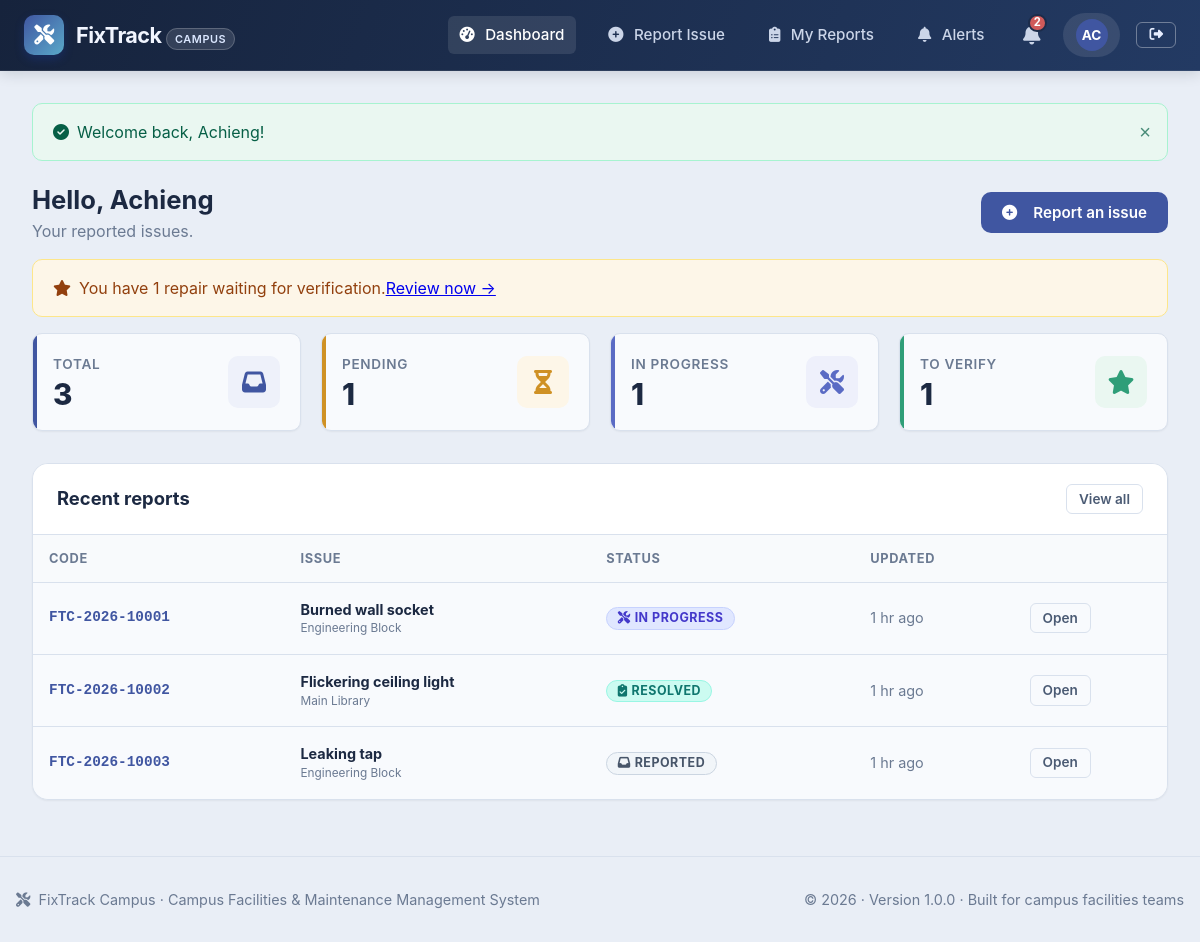
The app's page /student/dashboard.php (signed in) with its own data.
### tables this page shows
CREATE TABLE reports (
    id INT AUTO_INCREMENT PRIMARY KEY,
    tracking_code VARCHAR(30) NOT NULL UNIQUE,
    student_id INT NULL,                        
    guest_name VARCHAR(100) NULL,
    guest_email VARCHAR(150) NULL,
    guest_token VARCHAR(64) NULL UNIQUE,        
    is_guest TINYINT(1) NOT NULL DEFAULT 0,
    category_id INT NOT NULL,
    facility_id INT NOT NULL,
    room_number VARCHAR(100) NOT NULL,
    title VARCHAR(200) NOT NULL,
    description TEXT NOT NULL,
    priority ENUM('low', 'medium', 'high', 'critical') NOT NULL DEFAULT 'medium',
    status ENUM('REPORTED', 'UNDER REVIEW', 'APPROVED', 'ASSIGNED', 'IN PROGRESS',
                'RESOLVED', 'VERIFIED', 'CLOSED', 'REJECTED') NOT NULL DEFAULT 'REPORTED',
    deadline DATETIME NULL,
    rejection_reason TEXT NULL,
    resolved_at DATETIME NULL,
    verified_at DATETIME NULL,
    closed_at DATETIME NULL,
    created_at DATETIME NOT NULL DEFAULT CURRENT_TIMESTAMP,
    updated_at DATETIME NOT NULL DEFAULT CURRENT_TIMESTAMP ON UPDATE CURRENT_TIMESTAMP,
    CONSTRAINT fk_report_student FOREIGN KEY (student_id) REFERENCES users(id) ON DELETE CASCADE,
    CONSTRAINT fk_report_category FOREIGN KEY (category_id) REFERENCES categories(id) ON DELETE RESTRICT,
    CONSTRAINT fk_report_facility FOREIGN KEY (facility_id) REFERENCES facilities(id) ON DELETE RESTRICT,
    INDEX idx_report_tracking (tracking_code),
    INDEX idx_report_status (status),
    INDEX idx_report_priority (priority)
);

CREATE TABLE facilities (
    id INT AUTO_INCREMENT PRIMARY KEY,
    name VARCHAR(150) NOT NULL,
    building_code VARCHAR(30) NOT NULL UNIQUE,
    campus_zone VARCHAR(100) NOT NULL,
    description TEXT NULL,
    total_floors INT DEFAULT 1,
    is_active TINYINT(1) NOT NULL DEFAULT 1,
    created_at DATETIME NOT NULL DEFAULT CURRENT_TIMESTAMP
);

### student/dashboard.php (the view, shortened to what this page needs)
<?php
require_once __DIR__ . '/../includes/functions.php';
$pdo = get_db();
$uid = (int)$_SESSION['user_id'];
function count_for_student(PDO $pdo, int $uid, string $where): int {
    $stmt = $pdo->prepare("SELECT COUNT(*) FROM reports WHERE student_id = ? AND $where");
    $stmt->execute([$uid]);
    return (int)$stmt->fetchColumn();
}
$total      = count_for_student($pdo, $uid, '1=1');
$pending    = count_for_student($pdo, $uid, "status IN ('REPORTED','UNDER REVIEW','APPROVED')");
$active     = count_for_student($pdo, $uid, "status IN ('ASSIGNED','IN PROGRESS')");
$awaiting   = count_for_student($pdo, $uid, "status = 'RESOLVED'");
$stmt = $pdo->prepare("SELECT r.*, c.name AS category_name, f.name AS facility_name
    FROM reports r JOIN categories c ON c.id = r.category_id
    JOIN facilities f ON f.id = r.facility_id
    WHERE r.student_id = ? ORDER BY r.updated_at DESC LIMIT 5");
$stmt->execute([$uid]);
$reports = $stmt->fetchAll();
include __DIR__ . '/../includes/header.php';
?>
<div class="d-flex justify-between align-center mb-4" style="flex-wrap:wrap;gap:1rem">
    <div><h1 style="font-size:1.6rem">Hello, <?= e(explode(' ', $_SESSION['user_name'])[0]) ?></h1><p class="text-muted">Your reported issues.</p></div>
    <a href="<?= e(url('student/report-new.php')) ?>" class="btn btn-primary"><i class="fas fa-circle-plus mr-2"></i>Report an issue</a>
</div>
<?php if ($awaiting): ?><div class="alert alert-warning mb-4"><i class="fas fa-star mr-2"></i>You have <?= (int)$awaiting ?> repair waiting for verification. <a href="<?= e(url('student/reports.php?status=RESOLVED')) ?>">Review now &rarr;</a></div><?php endif; ?>
<div class="stats-grid">
    <div class="stat-card blue"><div class="stat-info"><div class="stat-label">Total</div><div class="stat-value"><?= (int)$total ?></div></div><div class="stat-icon"><i class="fas fa-inbox"></i></div></div>
    <div class="stat-card orange"><div class="stat-info"><div class="stat-label">Pending</div><div class="stat-value"><?= (int)$pending ?></div></div><div class="stat-icon"><i class="fas fa-hourglass-half"></i></div></div>
    <div class="stat-card indigo"><div class="stat-info"><div class="stat-label">In progress</div><div class="stat-value"><?= (int)$active ?></div></div><div class="stat-icon"><i class="fas fa-screwdriver-wrench"></i></div></div>
    <div class="stat-card green"><div class="stat-info"><div class="stat-label">To verify</div><div class="stat-value"><?= (int)$awaiting ?></div></div><div class="stat-icon"><i class="fas fa-star"></i></div></div>
</div>
<div class="card">
    <div class="card-header d-flex justify-between align-center"><h2 class="card-title">Recent reports</h2><a class="btn btn-outline btn-sm" href="<?= e(url('student/reports.php')) ?>">View all</a></div>
    <div class="card-body p-0">
        <?php if (!$reports): ?><div class="empty-state"><i class="fas fa-inbox"></i><h3>No reports yet</h3></div>
        <?php else: ?><div class="table-responsive"><table class="table">
            <thead><tr><th>Code</th><th>Issue</th><th>Status</th><th>Updated</th><th></th></tr></thead><tbody>
            <?php foreach ($reports as $r): ?><tr>
                <td class="tracking-code"><?= e($r['tracking_code']) ?></td>
                <td><strong><?= e($r['title']) ?></strong><div class="x-small text-muted"><?= e($r['facility_name']) ?></div></td>
                <td><?= format_status_badge($r['status']) ?></td>
                <td class="small text-muted nowrap"><?= e(time_ago($r['updated_at'])) ?></td>
                <td><a class="btn btn-outline btn-sm" href="<?= e(url('student/report-view.php?id=' . (int)$r['id'])) ?>">Open</a></td>
            </tr><?php endforeach; ?>
            </tbody></table></div>
        <?php endif; ?>
    </div>
</div>
<?php include __DIR__ . '/../includes/footer.php'; ?>

### includes/functions.php (shortened to what this page needs)
<?php
function url(string $path = ''): string {
    return rtrim(BASE_URL, '/') . '/' . ltrim($path, '/');
}
function e(?string $value): string {
    return htmlspecialchars((string)($value ?? ''), ENT_QUOTES, 'UTF-8');
}
function format_status_badge(string $status): string {
    $colorClass = 'badge-secondary';
    $icon = 'info-circle';
    switch (strtoupper($status)) {
        case STATUS_REPORTED:
            $colorClass = 'badge-status-reported';
            $icon = 'inbox';
            break;
        case STATUS_IN_PROGRESS:
            $colorClass = 'badge-status-inprogress';
            $icon = 'tools';
            break;
        case STATUS_RESOLVED:
            $colorClass = 'badge-status-resolved';
            $icon = 'clipboard-check';
            break;
    }
    return '<span class="badge ' . $colorClass . '"><i class="fas fa-' . $icon . ' mr-1"></i> ' . e($status) . '</span>';
}
function time_ago(?string $datetime): string {
    $time = strtotime($datetime);
    $diff = time() - $time;
    if ($diff < 86400) {
        $h = floor($diff / 3600);
        return $h . ($h == 1 ? ' hr ago' : ' hrs ago');
    }
    return date('M j, Y', $time);
}
function get_flash(string $type): ?string {
    $key = 'flash_' . $type;
    if (isset($_SESSION[$key])) {
        $msg = $_SESSION[$key];
        return $msg;
    }
    return null;
}
function render_flash_messages(): string {
    $html = '';
    $types = ['success' => 'check-circle', 'error' => 'exclamation-circle', 'warning' => 'exclamation-triangle', 'info' => 'info-circle'];
    foreach ($types as $type => $icon) {
        $msg = get_flash($type);
        if ($msg) {
            $alertClass = ($type === 'error') ? 'alert-danger' : 'alert-' . $type;
            $html .= '<div class="alert ' . $alertClass . ' alert-dismissible fade show" role="alert">
                <i class="fas fa-' . $icon . ' mr-2"></i> ' . e($msg) . '
                <button type="button" class="close-btn" onclick="this.parentElement.remove()" aria-label="Close">&times;</button>
            </div>';
        }
    }
    return $html;
}

### assets/css/pages.css (style rules this page uses)
.tracking-code { font-family: ui-monospace, Menlo, monospace; font-size: .85rem; font-weight: 700; color: var(--primary); white-space: nowrap; }
.small { font-size: .82rem; }
.x-small { font-size: .74rem; }
.nowrap { white-space: nowrap; }
.card, .stat-card, .feature-card, .qr-card, .description-box, .form-control, .table, .dropzone-box, .pagination a, .pagination span, .demo-credentials code { background: var(--bg-card); }

### records on screen
reports: tracking_code "FTC-2026-10001", title "Burned wall socket", facility.name "Engineering Block", status "IN PROGRESS", updated_at "1 hr ago"
reports: tracking_code "FTC-2026-10002", title "Flickering ceiling light", facility.name "Main Library", status "RESOLVED", updated_at "1 hr ago"
reports: tracking_code "FTC-2026-10003", title "Leaking tap", facility.name "Engineering Block", status "REPORTED", updated_at "1 hr ago"

### other values on screen
$link[0] "Dashboard"
$link[0] "Report Issue"
$link[0] "My Reports"
$link[0] "Alerts"
$unread "2"
mb_substr($user['name'], 0, 2) "AC"
$msg "Welcome back, Achieng!"
explode(' ', $_SESSION['user_name'])[0] "Achieng"
$awaiting "1"
$total "3"
$pending "1"
$active "1"
APP_NAME "FixTrack Campus"
APP_TAGLINE "Campus Facilities & Maintenance Management System"
APP_VERSION "1.0.0"
